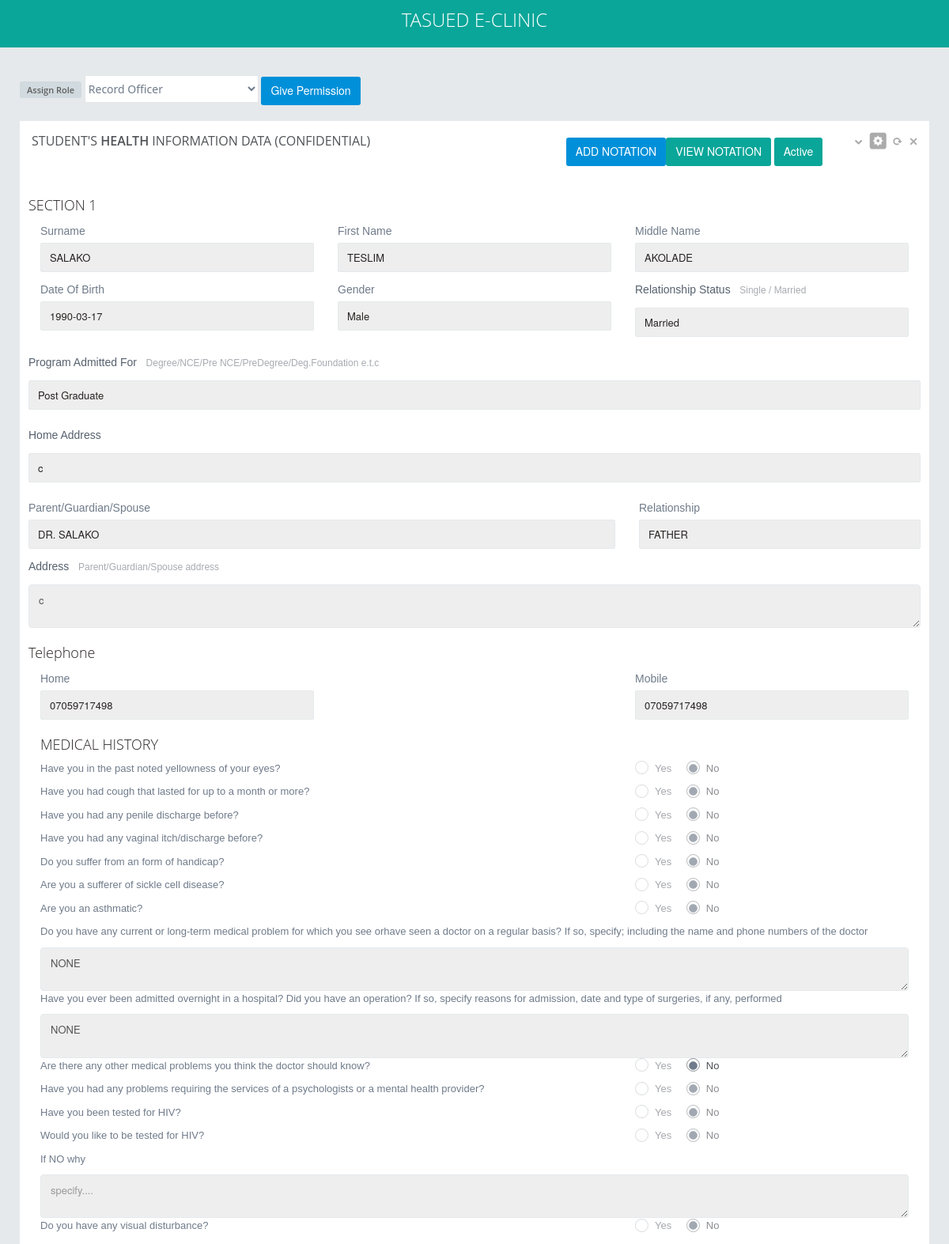
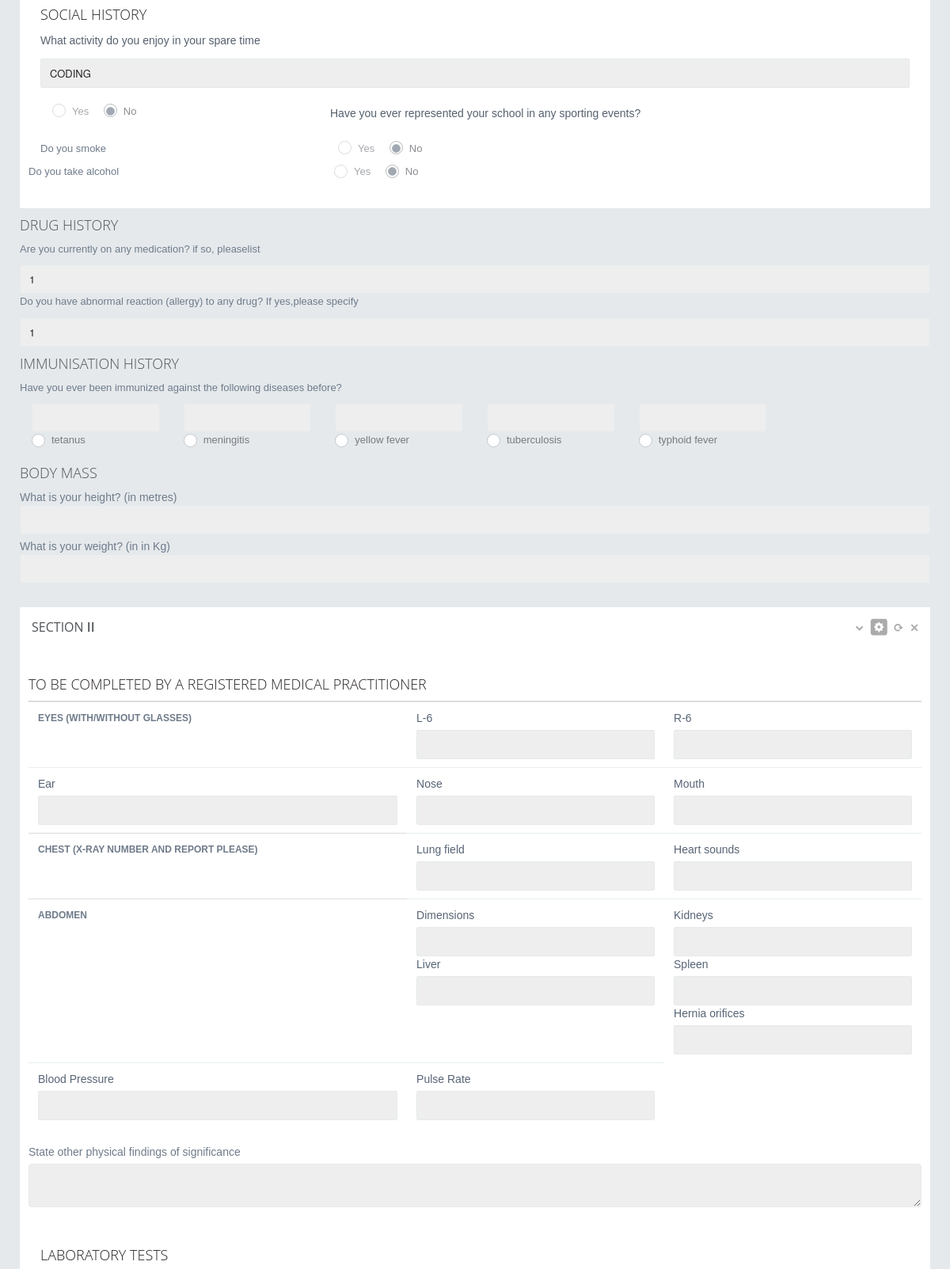
Screenshot of /profile.php?p=PG/2015/18 (signed in, upper part) with the database file from the repository (2 pictures, top to bottom).
### tables this page shows
CREATE TABLE `users` (
  `id` int(10) NOT NULL,
  `card_number` varchar(200) NOT NULL,
  `usertype` varchar(10) NOT NULL,
  `status` int(11) NOT NULL DEFAULT '0',
  `edate` varchar(200) NOT NULL,
  `username` varchar(200) NOT NULL,
  `password` varchar(200) NOT NULL,
  `passport` varchar(200) NOT NULL,
  `surname` varchar(200) NOT NULL,
  `first_name` varchar(200) NOT NULL,
  `middle_name` varchar(200) NOT NULL,
  `c_name` varchar(200) NOT NULL,
  `c_address` varchar(200) NOT NULL,
  `c_phone` varchar(200) NOT NULL,
  `dob` varchar(200) NOT NULL,
  `gender` int(10) NOT NULL,
  `relationship_status` int(10) NOT NULL,
  `programme` int(10) NOT NULL,
  `home_address` longtext NOT NULL,
  `guardian` varchar(200) NOT NULL,
  `guardian_relationship` varchar(200) NOT NULL,
  `guardian_address` longtext NOT NULL,
  `phoneno` varchar(200) NOT NULL,
  `guardian_phoneno` varchar(200) NOT NULL,
  `mh_1` varchar(10) NOT NULL,
  `mh_2` varchar(10) NOT NULL,
  `mh_3` varchar(10) NOT NULL,
  `mh_4` varchar(10) NOT NULL,
  `mh_5` longtext NOT NULL,
  `mh_6` varchar(10) NOT NULL,
  `mh_7` varchar(10) NOT NULL,
  `mh_8` longtext NOT NULL,
  `mh_9` longtext NOT NULL,
  `mh_10` varchar(200) NOT NULL,
  `mh_11` varchar(10) NOT NULL,
  `mh_12` varchar(10) NOT NULL,
  `mh_13` varchar(10) NOT NULL,
  `mh_14` varchar(200) NOT NULL,
  `mh_15` varchar(10) NOT NULL,
  `sh_1` varchar(200) NOT NULL,
  `sh_2` varchar(500) NOT NULL,
  `sh_3` varchar(500) NOT NULL,
  `sh_4` varchar(500) NOT NULL,
  `dh_1` varchar(500) NOT NULL,
  `dh_2` varchar(500) NOT NULL,
  `ih_1` varchar(200) NOT NULL,
  `ih_2` varchar(200) NOT NULL,
  `ih_3` varchar(200) NOT NULL,
  `ih_4` varchar(200) NOT NULL,
  `ih_5` varchar(200) NOT NULL,
  `ffs1` varchar(200) NOT NULL,
  `ffs2` varchar(200) NOT NULL,
  `bm1` varchar(200) NOT NULL,
  `bm2` varchar(200) NOT NULL,
  `tt1` varchar(200) NOT NULL,
  `tt2` varchar(200) NOT NULL,
  `tt3` varchar(200) NOT NULL,
  `tt4` varchar(200) NOT NULL,
  `tt5` varchar(200) NOT NULL,
  `tt6` varchar(200) NOT NULL,
  `tt7` varchar(200) NOT NULL,
  `tt8` varchar(200) NOT NULL,
  `tt9` varchar(200) NOT NULL,
  `tt10` varchar(200) NOT NULL,
  `tt11` varchar(200) NOT NULL,
  `tt12` varchar(200) NOT NULL,
  `tt13` varchar(200) NOT NULL,
  `tt14` varchar(200) NOT NULL,
  `tt15` varchar(200) NOT NULL,
  `tt16` varchar(200) NOT NULL,
  `lt1` varchar(200) NOT NULL,
  `lt2` varchar(200) NOT NULL,
  `lt3` varchar(200) NOT NULL,
  `lt4` varchar(200) NOT NULL,
  `lt5` varchar(200) NOT NULL,
  `lt6` varchar(200) NOT NULL,
  `lt7` varchar(200) NOT NULL,
  `lt8` varchar(200) NOT NULL
);

### profile.php (the view, shortened to what the rows shown need)
<?php
require ('includes/db.php');
require ("includes/read.php");
?>
<!DOCTYPE html>
<html>
<head>
    <?php require('includes/header.php'); ?>
</head>
<body class="">
<div class="page-container row-fluid">
<div class="page-content">
    <div class="content">
      	<div class="row">
            <div class="col-md-12">
              <div class="grid simple">
                <div class="grid-body no-border"> <br>
                 <div class="row">
                    <div class="col-md-12 col-sm-12 col-xs-12">
                    <div class="row">
                      <div class="col-md-4 col-sm-4 col-xs-4">
                        <p><label class="form-label">Surname</label>
                            <input id="" type="text" disabled="true" class="form-control" value="<?php echo $surname; ?>"></p>
                      </div>
                      <div class="col-md-4 col-sm-4 col-xs-4">
                        <p><label class="form-label">First Name</label>
                        <input id="" type="text"disabled="true" class="form-control" value="<?php echo $first_name; ?>"></p>
                      </div>
                      <div class="col-md-4 col-sm-4 col-xs-4">
                        <p><label class="form-label">Middle Name</label>
                        <input id="" type="text" disabled="true" class="form-control" value="<?php echo $middle_name; ?>"></p>
                      </div>
                    </div>
                    <div class="row">
                      <div class="col-md-4 col-sm-4 col-xs-4">
                        <p><label class="form-label">Date Of Birth</label>
                        <input id="" type="text" disabled="true" class="form-control" value="<?php echo $dob; ?>"></p>
                      </div>
                      <div class="col-md-4 col-sm-4 col-xs-4">
                        <p><label class="form-label">Gender</label>
                        <input id="" type="text" disabled="true" class="form-control" value="<?php echo $psex; ?>"></p>
                      </div>
                      <div class="col-md-4 col-sm-4 col-xs-4">
                        <div class="form-group">
                        <div class="controls">
                        <input id="" type="text" disabled="true" class="form-control" value="<?php echo $prelation; ?>" />
                        </div>
                        </div><input type="hidden" name="redirect" id="redirect" value="<?php echo $_GET['p'];?>">
                      </div>
                      <div class="form-group">
                        <div class="controls">
                          <input type="text" class="form-control" disabled="true" value="<?php echo $pprogramme; ?>"/>
                        </div>
                      </div>
                       <div class="form-group">
                        <div class="controls">
                          <input type="text" class="form-control" disabled="true" value="<?php echo $home_address; ?>"/>
                        </div>
                      </div>
                    <div class="row">
                      <div class="col-lg-8 col-md-8 col-sm-8 col-xs-8">
                        <p><label class="form-label">Parent/Guardian/Spouse</label>
                        <input id="" type="text" class='form-control' disabled="true" value="<?php echo $guardian; ?>"></p>
                      </div>
                      <div class="col-md-4 col-sm-4 col-xs-4">
                        <p><label class="form-label">Relationship</label>
                        <input id="" type="text" class="form-control" disabled="true" value="<?php echo $guardian_relationship; ?>"></p>
                      </div>
                    </div>
                      <div class="form-group">
                        <div class="controls">
                          <textarea rows="2" class="form-control" disabled="true"><?php echo $guardian_address; ?></textarea>
                        </div>
                      </div>
                      <div class="col-md-4 col-sm-4 col-xs-4">
                        <p><label class="form-label">Home</label>
                        <input id="" type="text" class="form-control" disabled="true" value="<?php echo $phoneno; ?>"></p>
                      </div>
                      <div class="col-md-4 col-sm-4 col-xs-4" style="float:right">
                        <p><label class="form-label">Mobile</label>
                        <input id="" type="text" class="form-control" disabled="true" value="<?php echo $phoneno; ?>"></p>
                      </div>
                    </div>
                  </div>
                </div>
                <div class="row">
                  <div class="col-md-12">
                    <div class="row">
                      <div class="col-md-12">
                        <div class="form-group">
                        <div class="controls">
                          <input type="text" class="form-control" <?php if(!empty($sh_1)){echo " value='$sh_1'";}else{ echo " value='I dont do anything'";}  ?> disabled="" />
                        </div>
                      </div>
                    </div>
                      </div>
                    </div>
                  </div>
                </div>
                <div class="row">
                  <div class="col-lg-12 col-md-12">
                    <div class="row">
                      <div class="col-md-12 col-md-12 col-sm-12 col-xs-12">
                        <p>Are you currently on any medication? if so, pleaselist </p>
                        <input type="text" class="form-control" <?php if(!empty($dh_1)){echo " value='$dh_1'";}else{echo " value='NONE'";}  ?> disabled="">
                      </div>
                    </div>
                    <div class="row">
                      <div class="col-md-12 col-md-12 col-sm-12 col-xs-12">
                        <p>Do you have abnormal reaction (allergy) to any drug? If yes,please specify </p>
                        <input type="text" class="form-control" placeholder="Occasionally, Regularly, Everyday" <?php if(!empty($dh_2)){echo " value='$dh_2'";}  ?> disabled="">
                      </div>
                    </div>
                  </div>
                </div>
                 <div class="row">
                  <div class="col-lg-12 col-md-12">
                    <div class="row">
                      <div class="col-md-12 col-md-12 col-sm-12 col-xs-12">
                        <div class="col-lg-2 cl-md-2 col-sm-2">
                         <div class="row-fluid">
                          <div class="checkbox check-success checkbox-circle">
                              <input  value="1" type="checkbox"><input type="text" class="form-control" <?php if($ih_1 != 1){echo " value='$ih_1'";}  ?> disabled="">
                            <label >tetanus</label>
                          </div>
                        </div>
                        </div>
                         <div class="col-lg-2 cl-md-2 col-sm-2">
                         <div class="row-fluid">
                          <div class="checkbox check-success checkbox-circle">
                            <input  value="1" type="checkbox"><input type="text" class="form-control" <?php if($ih_2 != 1){echo " value='$ih_2'";}  ?> disabled="">
                            <label >meningitis</label>
                          </div>
                        </div>
                        </div>
                        <div class="col-lg-2 cl-md-2 col-sm-2">
                         <div class="row-fluid">
                          <div class="checkbox check-success checkbox-circle">
                            <input  value="1" type="checkbox"><input type="text" class="form-control" <?php if($ih_3 != 1){echo " value='$ih_3'";}  ?> disabled="">
                            <label >yellow fever</label>
                          </div>
                        </div>
                        </div>
                        <div class="col-lg-2 cl-md-2 col-sm-2">
                         <div class="row-fluid">
                          <div class="checkbox check-success checkbox-circle">
                            <input  value="1" type="checkbox"><input type="text" class="form-control" <?php if($ih_4 != 1){echo " value='$ih_4'";}  ?> disabled="">
                            <label >tuberculosis</label>
                          </div>
                        </div>
                        </div>
                        <div class="col-lg-2 cl-md-2 col-sm-2">
                         <div class="row-fluid">
                          <div class="checkbox check-success checkbox-circle">
                            <input  value="1" type="checkbox"><input type="text" class="form-control" <?php if($ih_5 != 1){echo " value='$ih_5'";}  ?> disabled="">
                            <label >typhoid fever</label>
                          </div>
                        </div>
                        </div>
                      </div>
                  </div>
                </div>
              </div>
            </div>
            </div>
            </div>
            <div class="row">
             <div class="col-md-12">
              <div class="grid simple">
                <div class="grid-body no-border"> <br/>
                 <div class="row">
                 <div class="row">
                   <div class="col-lg-12 col-md-12">
                     <table class="table table-hover no-more-tables">
                     		<tr>
                     			<th>Eyes (WITH/WITHOUT GLASSES)</th>
                     		</tr>
                     		<tr>
                     			<th>Chest (X-ray number and report please)</th>
                     		</tr>
                     		<tr>
                     			<th>Abdomen</th>
                     		</tr>
                    </table>
                   </div>
                 </div>
                 </div>
                 <br/><br/>
               </div>
             </div>
           </div>
         </div>
      	</div>
    </div>
</div>
</body>
</html>

### rows the page displays
users: surname "SALAKO", first_name "TESLIM", middle_name "AKOLADE", dob "1990-03-17", gender "Male", relationship_status "Married", programme "Post Graduate", home_address "c", guardian "DR. SALAKO", guardian_relationship "FATHER", guardian_address "c", phoneno "07059717498", sh_1 "CODING", dh_1 "1", dh_2 "1"
